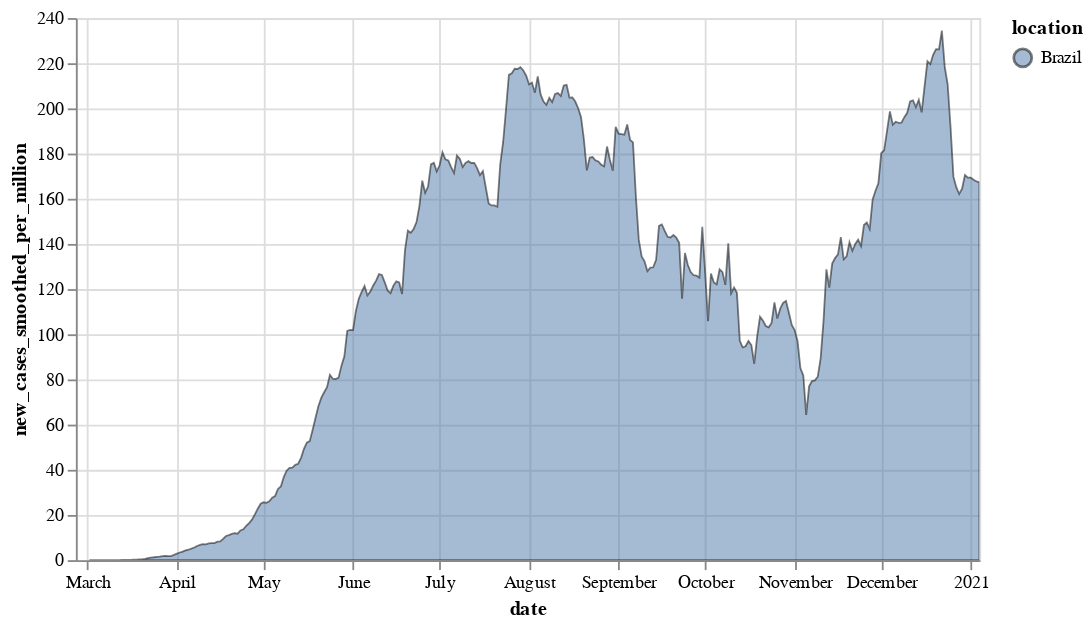

Notebook cell for this chart:
### Code cell
c1.properties(width=500)

### Figure 1 — Vega-Lite specification as saved in the notebook (floating-point values rounded to 4 significant figures; data arrays with more than 128 entries replaced by an {"elided": "..."} marker saying what was removed)
{"config": {"view": {"continuousWidth": 400, "continuousHeight": 300}}, "data": {"name": "data-928b575b277b14052fd739a3970d444e"}, "mark": {"type": "area", "opacity": 0.5, "stroke": "black"}, "encoding": {"color": {"type": "nominal", "field": "location"}, "x": {"type": "temporal", "field": "date"}, "y": {"type": "quantitative", "field": "new_cases_smoothed_per_million"}}, "selection": {"selector004": {"type": "interval", "bind": "scales", "encodings": ["x", "y"]}}, "width": 500, "$schema": "https://vega.github.io/schema/vega-lite/v4.8.1.json", "datasets": {"data-928b575b277b14052fd739a3970d444e": {"elided": "314 records"}}}
